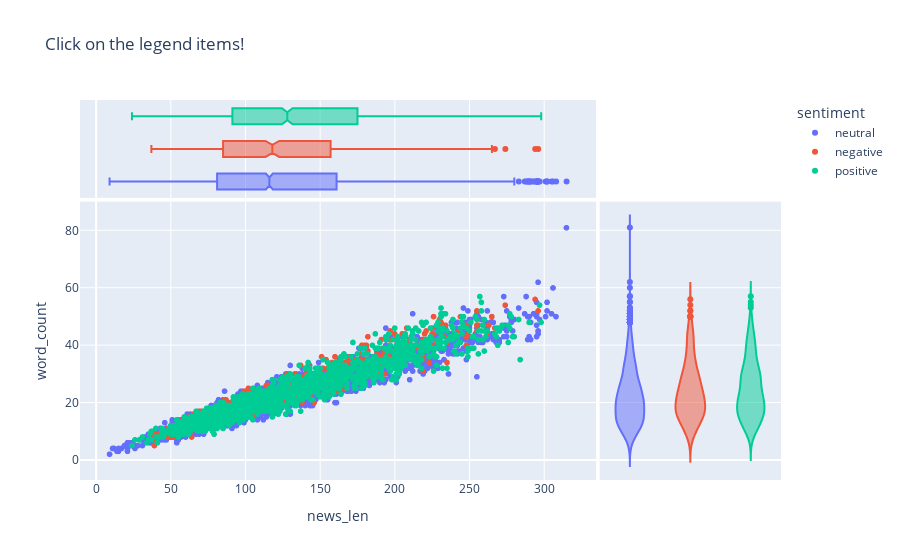

The notebook cell saved with this chart:
### Code cell
# %%
fig = px.scatter(df, x="news_len", y="word_count", color="sentiment",
                 marginal_x="box", marginal_y="violin",
                 title="Click on the legend items!")
fig.show()

### Figure 1 — Plotly figure (JSON) as saved in the notebook; plotly's stock layout.template omitted (floating-point values rounded to 4 significant figures; data arrays with more than 128 entries replaced by an {"elided": "..."} marker saying what was removed)
{"data": [{"hovertemplate": "sentiment=neutral<br>news_len=%{x}<br>word_count=%{y}<extra></extra>", "legendgroup": "neutral", "marker": {"color": "#636efa", "symbol": "circle"}, "mode": "markers", "name": "neutral", "showlegend": true, "type": "scattergl", "x": {"elided": "2879 int values"}, "xaxis": "x", "y": {"elided": "2879 int values"}, "yaxis": "y"}, {"alignmentgroup": "True", "hovertemplate": "sentiment=neutral<br>news_len=%{x}<extra></extra>", "legendgroup": "neutral", "marker": {"color": "#636efa", "symbol": "circle"}, "name": "neutral", "notched": true, "offsetgroup": "neutral", "showlegend": false, "type": "box", "x": {"elided": "2879 int values"}, "xaxis": "x3", "yaxis": "y3"}, {"alignmentgroup": "True", "hovertemplate": "sentiment=neutral<br>word_count=%{y}<extra></extra>", "legendgroup": "neutral", "marker": {"color": "#636efa", "symbol": "circle"}, "name": "neutral", "offsetgroup": "neutral", "scalegroup": "y", "showlegend": false, "type": "violin", "xaxis": "x2", "y": {"elided": "2879 int values"}, "yaxis": "y2"}, {"hovertemplate": "sentiment=negative<br>news_len=%{x}<br>word_count=%{y}<extra></extra>", "legendgroup": "negative", "marker": {"color": "#EF553B", "symbol": "circle"}, "mode": "markers", "name": "negative", "showlegend": true, "type": "scattergl", "x": {"elided": "604 int values"}, "xaxis": "x", "y": {"elided": "604 int values"}, "yaxis": "y"}, {"alignmentgroup": "True", "hovertemplate": "sentiment=negative<br>news_len=%{x}<extra></extra>", "legendgroup": "negative", "marker": {"color": "#EF553B", "symbol": "circle"}, "name": "negative", "notched": true, "offsetgroup": "negative", "showlegend": false, "type": "box", "x": {"elided": "604 int values"}, "xaxis": "x3", "yaxis": "y3"}, {"alignmentgroup": "True", "hovertemplate": "sentiment=negative<br>word_count=%{y}<extra></extra>", "legendgroup": "negative", "marker": {"color": "#EF553B", "symbol": "circle"}, "name": "negative", "offsetgroup": "negative", "scalegroup": "y", "showlegend": false, "type": "violin", "xaxis": "x2", "y": {"elided": "604 int values"}, "yaxis": "y2"}, {"hovertemplate": "sentiment=positive<br>news_len=%{x}<br>word_count=%{y}<extra></extra>", "legendgroup": "positive", "marker": {"color": "#00cc96", "symbol": "circle"}, "mode": "markers", "name": "positive", "showlegend": true, "type": "scattergl", "x": {"elided": "1363 int values"}, "xaxis": "x", "y": {"elided": "1363 int values"}, "yaxis": "y"}, {"alignmentgroup": "True", "hovertemplate": "sentiment=positive<br>news_len=%{x}<extra></extra>", "legendgroup": "positive", "marker": {"color": "#00cc96", "symbol": "circle"}, "name": "positive", "notched": true, "offsetgroup": "positive", "showlegend": false, "type": "box", "x": {"elided": "1363 int values"}, "xaxis": "x3", "yaxis": "y3"}, {"alignmentgroup": "True", "hovertemplate": "sentiment=positive<br>word_count=%{y}<extra></extra>", "legendgroup": "positive", "marker": {"color": "#00cc96", "symbol": "circle"}, "name": "positive", "offsetgroup": "positive", "scalegroup": "y", "showlegend": false, "type": "violin", "xaxis": "x2", "y": {"elided": "1363 int values"}, "yaxis": "y2"}], "layout": {"legend": {"title": {"text": "sentiment"}, "tracegroupgap": 0}, "title": {"text": "Click on the legend items!"}, "xaxis": {"anchor": "y", "domain": [0, 0.7363], "title": {"text": "news_len"}}, "xaxis2": {"anchor": "y2", "domain": [0.7413, 1], "matches": "x2", "showgrid": false, "showline": false, "showticklabels": false, "ticks": ""}, "xaxis3": {"anchor": "y3", "domain": [0, 0.7363], "matches": "x", "showgrid": true, "showticklabels": false}, "xaxis4": {"anchor": "y4", "domain": [0.7413, 1], "matches": "x2", "showgrid": false, "showline": false, "showticklabels": false, "ticks": ""}, "yaxis": {"anchor": "x", "domain": [0, 0.7326], "title": {"text": "word_count"}}, "yaxis2": {"anchor": "x2", "domain": [0, 0.7326], "matches": "y", "showgrid": true, "showticklabels": false}, "yaxis3": {"anchor": "x3", "domain": [0.7426, 1], "matches": "y3", "showgrid": false, "showline": false, "showticklabels": false, "ticks": ""}, "yaxis4": {"anchor": "x4", "domain": [0.7426, 1], "matches": "y3", "showgrid": true, "showline": false, "showticklabels": false, "ticks": ""}}}
